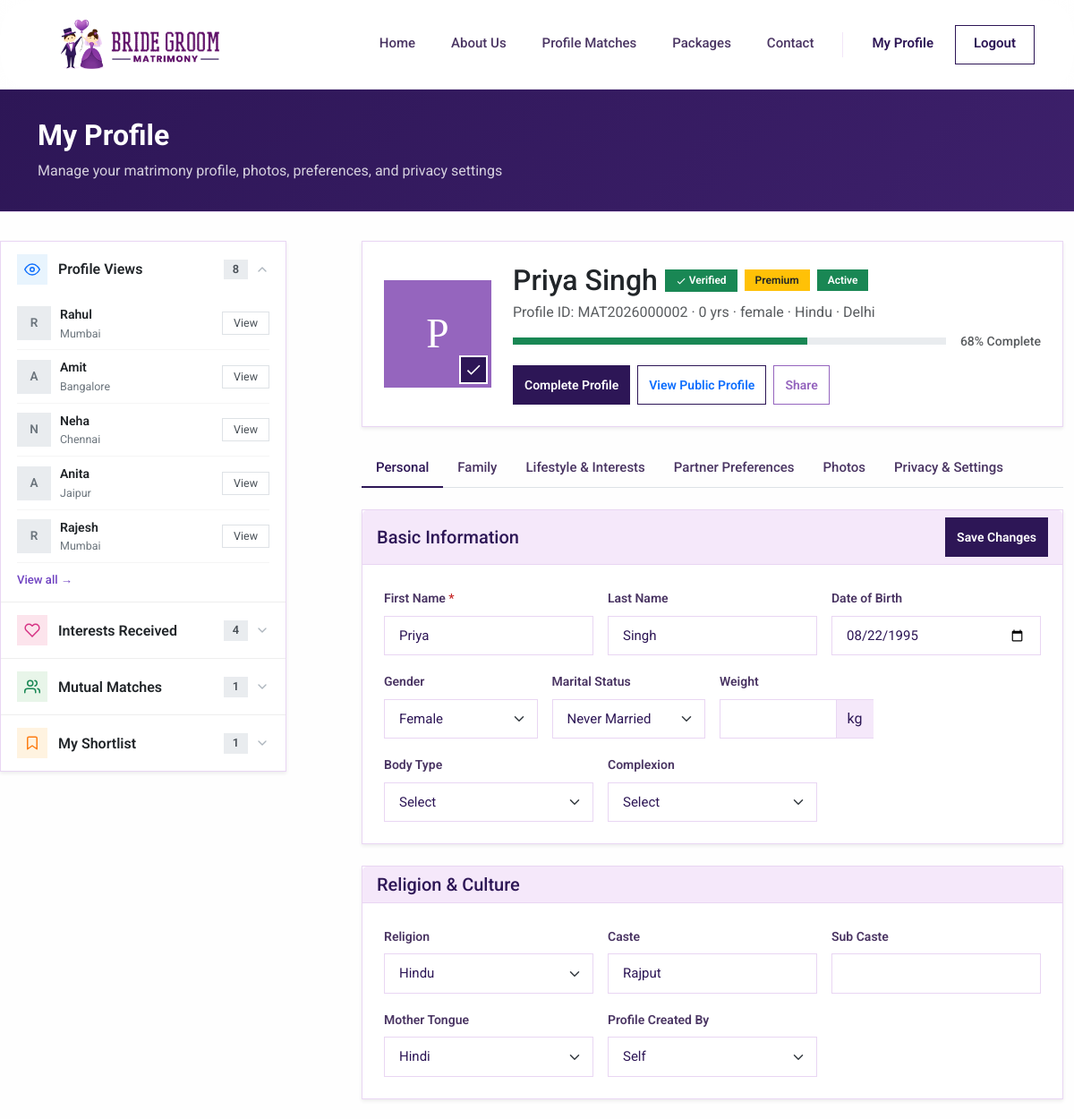
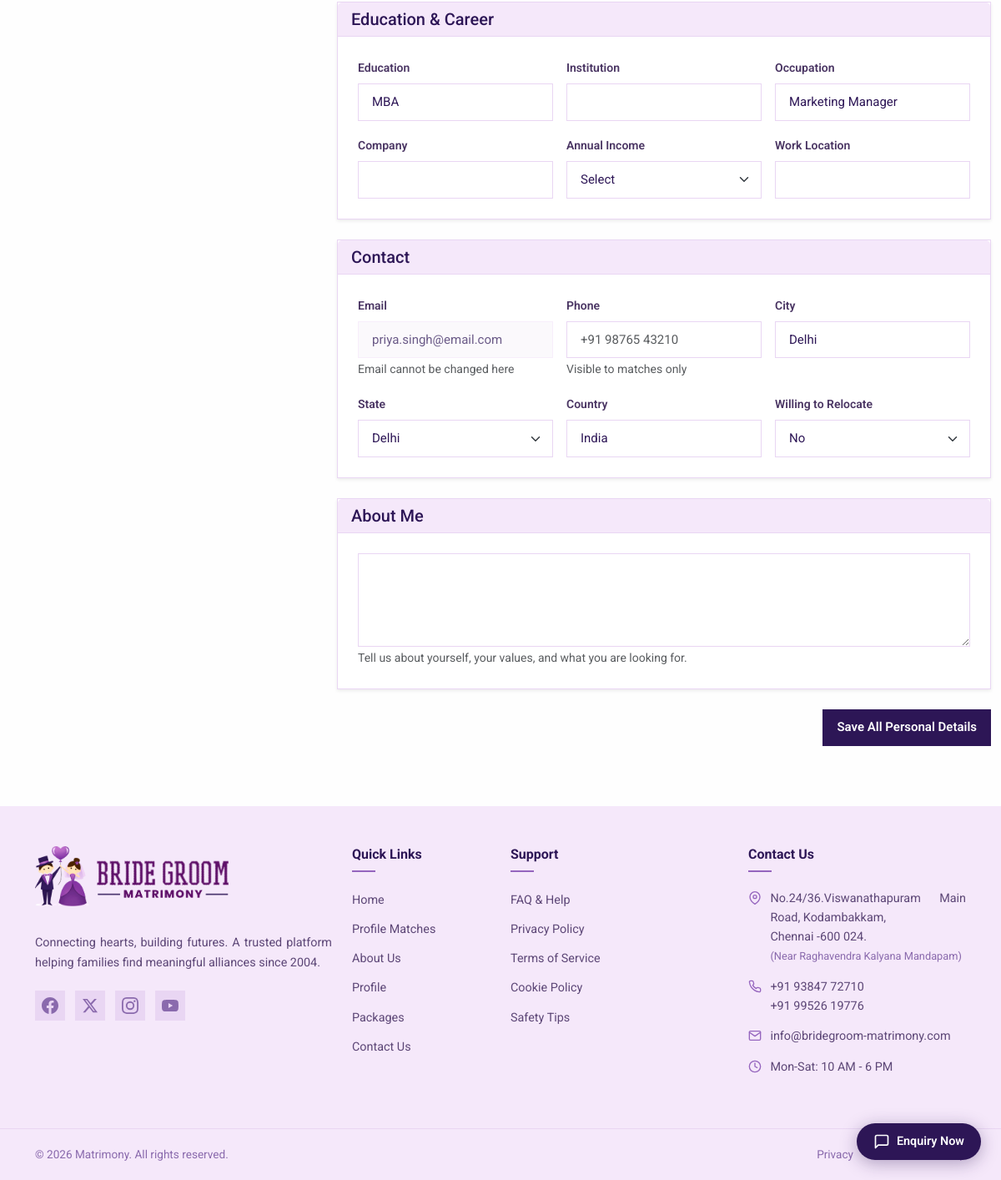
Screenshot of /profile (signed in) with the database file from the repository (2 pictures, top to bottom).
### tables this page shows
CREATE TABLE IF NOT EXISTS profile_views (
    id         BIGINT UNSIGNED NOT NULL AUTO_INCREMENT PRIMARY KEY,
    viewer_id  BIGINT UNSIGNED NOT NULL,
    profile_id BIGINT UNSIGNED NOT NULL,
    viewed_at  DATETIME NOT NULL DEFAULT CURRENT_TIMESTAMP,
    KEY idx_views_profile (profile_id, viewed_at),
    KEY idx_views_viewer (viewer_id, viewed_at),
    CONSTRAINT fk_views_viewer  FOREIGN KEY (viewer_id)  REFERENCES users(id) ON DELETE CASCADE,
    CONSTRAINT fk_views_profile FOREIGN KEY (profile_id) REFERENCES users(id) ON DELETE CASCADE
);

CREATE TABLE IF NOT EXISTS profiles (
    id              BIGINT UNSIGNED NOT NULL AUTO_INCREMENT PRIMARY KEY,
    user_id         BIGINT UNSIGNED NOT NULL,
    first_name      VARCHAR(80)  NOT NULL,
    last_name       VARCHAR(80)  NOT NULL,
    gender          ENUM('male','female','other') NOT NULL,
    date_of_birth   DATE         NOT NULL,
    marital_status  ENUM('never_married','divorced','widowed','awaiting_divorce') NOT NULL DEFAULT 'never_married',
    religion        VARCHAR(60)  NULL,
    caste           VARCHAR(80)  NULL,
    mother_tongue   VARCHAR(60)  NULL,
    has_children    ENUM('yes','no') NULL,
    height_cm       SMALLINT     NULL,
    weight_kg       SMALLINT     NULL,
    education       VARCHAR(120) NULL,
    institution     VARCHAR(120) NULL,
    occupation      VARCHAR(120) NULL,
    company         VARCHAR(120) NULL,
    annual_income   VARCHAR(60)  NULL,
    city            VARCHAR(80)  NULL,
    work_location   VARCHAR(120) NULL,
    state           VARCHAR(80)  NULL,
    country         VARCHAR(80)  NULL,
    created_by      ENUM('self','parent','guardian','sibling','friend') NOT NULL DEFAULT 'self',
    created_by_name VARCHAR(80)  NULL,
    sub_caste       VARCHAR(80)  NULL,
    about_me        TEXT         NULL,
    partner_prefs   TEXT         NULL,
    created_at      DATETIME     NOT NULL DEFAULT CURRENT_TIMESTAMP,
    updated_at      DATETIME     NOT NULL DEFAULT CURRENT_TIMESTAMP ON UPDATE CURRENT_TIMESTAMP,
    UNIQUE KEY uq_profiles_user (user_id),
    CONSTRAINT fk_profiles_user FOREIGN KEY (user_id) REFERENCES users(id) ON DELETE CASCADE
);

CREATE TABLE IF NOT EXISTS users (
    id            BIGINT UNSIGNED NOT NULL AUTO_INCREMENT PRIMARY KEY,
    email         VARCHAR(190) NOT NULL,
    password_hash VARCHAR(255) NOT NULL,
    is_active     TINYINT(1)   NOT NULL DEFAULT 1,
    is_verified   TINYINT(1)   NOT NULL DEFAULT 0,
    last_login_at DATETIME     NULL,
    created_at    DATETIME     NOT NULL DEFAULT CURRENT_TIMESTAMP,
    updated_at    DATETIME     NOT NULL DEFAULT CURRENT_TIMESTAMP ON UPDATE CURRENT_TIMESTAMP,
    UNIQUE KEY uq_users_email (email)
);

### app/modules/profile/views/index.php (the view, shortened to what the rows shown need)
<section class="page-header">
    <div class="container">
        <h1 class="page-title">My Profile</h1>
    </div>
</section>
<?php
$p = $profile;
$name = e($p['first_name'] ?? '') . ' ' . e($p['last_name'] ?? '');
$age = $p['age'] ?? 0;
$completion = $p['completion_percentage'] ?? 0;
$profileId = $p['profile_id'] ?? '';
$membership = $p['membership'] ?? null;
$isPremium = $membership && $membership['plan_code'] !== 'FREE';
$isVerified = !empty($p['is_verified']);
?>
<div class="profile-page pb-5" data-csrf="<?= e($csrfToken) ?>" data-user-id="<?= (int) ($p['user_id'] ?? 0) ?>">
    <div class="profile-layout">
    <aside class="profile-sidebar" data-testid="sidebar">
        <div class="sidebar-card card shadow-sm">
            <div>
                <div class="collapse show" id="sideViews">
                    <div class="side-body">
                        <?php if (empty($sidebarData['views'])): ?>
                            <p class="side-empty">No views yet</p>
                        <?php else: ?>
                            <?php foreach (array_slice($sidebarData['views'], 0, 5) as $v): ?>
                             <div class="side-person">
                                 <div class="side-avatar"><?= e(strtoupper(substr($v['first_name'] ?? '?', 0, 1))) ?></div>
                                 <div class="side-info">
                                     <div class="side-name"><?= e($v['first_name'] ?? '') ?></div>
                                     <div class="side-meta"><?php if (!empty($v['city'])): ?><?= e($v['city']) ?><?php endif; ?></div>
                                 </div>
                                 <a href="/profile/<?= (int) $v['viewer_id'] ?>" class="side-action">View</a>
                             </div>
                             <?php endforeach; ?>
                        <?php endif; ?>
                    </div>
                </div>
            </div>
        </div>
    </aside>
    <main class="profile-main">
        <div class="container">
    <div class="profile-header card shadow-sm mb-4" data-testid="profile-header">
        <div class="card-body p-4">
            <div class="row align-items-center">
                <div class="col-md">
                    <div class="d-flex align-items-center gap-2 flex-wrap mb-1">
                        <h2 class="mb-0" data-testid="profile-name"><?= $name ?></h2>
                        <?php if ($isVerified): ?><span class="badge bg-success" data-testid="badge" aria-label="Verified profile"><svg width="12" height="12" viewBox="0 0 24 24" fill="currentColor"><path d="M9 16.17L4.83 12l-1.42 1.41L9 19 21 7l-1.41-1.41z"/></svg> Verified</span><?php endif; ?>
                        <?php if ($isPremium): ?><span class="badge bg-warning text-dark" data-testid="badge" aria-label="Premium member">Premium</span><?php endif; ?>
                        <?php if (!empty($p['is_active'])): ?><span class="badge bg-success" data-testid="badge" aria-label="Active profile">Active</span><?php else: ?><span class="badge bg-secondary" data-testid="badge" aria-label="Deactivated profile">Deactivated</span><?php endif; ?>
                    </div>
                    <p class="text-muted mb-2">Profile ID: <?= e($profileId) ?> &middot; <span data-testid="profile-age"><?= $age ?> yrs</span> &middot; <?= e($p['gender'] ?? '') ?> &middot; <?= e($p['religion'] ?? '') ?> &middot; <span data-testid="profile-city"><?= e($p['city'] ?? '') ?></span></p>
                    <div class="d-flex align-items-center gap-3">
                        <div class="flex-grow-1">
                        </div>
                        <small class="text-muted fw-medium"><?= $completion ?>% Complete</small>
                    </div>
                    <div class="d-flex gap-2 mt-3">
                        <button class="btn btn-primary btn-sm" onclick="document.querySelector('[data-section=personal]').click()"><?= $completion < 100 ? 'Complete Profile' : 'Edit Profile' ?></button>
                        <button class="btn btn-outline-primary btn-sm" onclick="viewAsPublic()">View Public Profile</button>
                        <button class="btn btn-outline-secondary btn-sm" onclick="shareProfile()">Share</button>
                    </div>
                </div>
            </div>
        </div>
    </div>
    <div class="tab-content">
        <div class="tab-pane fade show active" id="tab-personal">
            <form class="profile-section-form" data-section="personal">
                <div class="card shadow-sm mb-4" data-testid="section-card">
                    <div class="card-body">
                        <div class="row g-3" data-testid="info-grid">
                            <div class="col-md-4">
                                <label class="form-label">First Name</label>
                                <input type="text" class="form-control" name="first_name" value="<?= e($p['first_name'] ?? '') ?>" required>
                            </div>
                            <div class="col-md-4">
                                <label class="form-label">Last Name</label>
                                <input type="text" class="form-control" name="last_name" value="<?= e($p['last_name'] ?? '') ?>">
                            </div>
                            <div class="col-md-4">
                                <label class="form-label">Date of Birth</label>
                                <input type="date" class="form-control" name="date_of_birth" value="<?= e($p['date_of_birth'] ?? '') ?>">
                            </div>
                            <div class="col-md-3">
                                <label class="form-label">Gender</label>
                                <select class="form-select" name="gender">
                                    <option value="female" <?= ($p['gender'] ?? '') === 'female' ? 'selected' : '' ?>>Female</option>
                                </select>
                            </div>
                            <div class="col-md-3">
                                <label class="form-label">Marital Status</label>
                                <select class="form-select" name="marital_status">
                                    <option value="never_married" <?= ($p['marital_status'] ?? '') === 'never_married' ? 'selected' : '' ?>>Never Married</option>
                                </select>
                            </div>
                        </div>
                    </div>
                </div>
                <div class="card shadow-sm mb-4" data-testid="section-card">
                    <div class="card-body">
                        <div class="row g-3">
                            <div class="col-md-4">
                                <label class="form-label">Religion</label>
                                <select class="form-select" name="religion">
                                    <option value="Hindu" <?= ($p['religion'] ?? '') === 'Hindu' ? 'selected' : '' ?>>Hindu</option>
                                </select>
                            </div>
                            <div class="col-md-4">
                                <label class="form-label">Caste</label>
                                <input type="text" class="form-control" name="caste" value="<?= e($p['caste'] ?? '') ?>">
                            </div>
                            <div class="col-md-4">
                                <label class="form-label">Mother Tongue</label>
                                <select class="form-select" name="mother_tongue">
                                    <option value="Hindi" <?= ($p['mother_tongue'] ?? '') === 'Hindi' ? 'selected' : '' ?>>Hindi</option>
                                </select>
                            </div>
                            <div class="col-md-4">
                                <label class="form-label">Profile Created By</label>
                                <select class="form-select" name="created_by">
                                    <option value="self" <?= ($p['created_by'] ?? '') === 'self' ? 'selected' : '' ?>>Self</option>
                                </select>
                            </div>
                        </div>
                    </div>
                </div>
                <div class="card shadow-sm mb-4" data-testid="section-card">
                    <div class="card-body">
                        <div class="row g-3">
                            <div class="col-md-4">
                                <label class="form-label">Education</label>
                                <input type="text" class="form-control" name="education" value="<?= e($p['education'] ?? '') ?>">
                            </div>
                            <div class="col-md-4">
                                <label class="form-label">Occupation</label>
                                <input type="text" class="form-control" name="occupation" value="<?= e($p['occupation'] ?? '') ?>">
                            </div>
                        </div>
                    </div>
                </div>
                <div class="card shadow-sm mb-4" data-testid="section-card">
                    <div class="card-body">
                        <div class="row g-3">
                            <div class="col-md-4">
                                <label class="form-label">Email</label>
                                <input type="email" class="form-control" value="<?= e($p['email'] ?? '') ?>" disabled>
                                <small class="text-muted">Email cannot be changed here</small>
                            </div>
                            <div class="col-md-4">
                                <label class="form-label">City</label>
                                <input type="text" class="form-control" name="city" value="<?= e($p['city'] ?? '') ?>">
                            </div>
                            <div class="col-md-4">
                                <label class="form-label">State</label>
                                <select class="form-select" name="state">
                                    <option value="Delhi" <?= ($p['state'] ?? '') === 'Delhi' ? 'selected' : '' ?>>Delhi</option>
                                </select>
                            </div>
                            <div class="col-md-4">
                                <label class="form-label">Country</label>
                                <input type="text" class="form-control" name="country" value="<?= e($p['country'] ?? 'India') ?>">
                            </div>
                        </div>
                    </div>
                </div>
            </form>
        </div>
    </div>
        </div>
    </main>
    </div>
</div>

### rows the page displays
profile_views: profiles.first_name "R", profiles.first_name "Rahul", profiles.city "Mumbai"
profile_views: profiles.first_name "A", profiles.first_name "Amit", profiles.city "Bangalore"
profile_views: profiles.first_name "N", profiles.first_name "Neha", profiles.city "Chennai"
profile_views: profiles.first_name "A", profiles.first_name "Anita", profiles.city "Jaipur"
profile_views: profiles.first_name "R", profiles.first_name "Rajesh", profiles.city "Mumbai"
profiles: name "Priya Singh", gender "female", religion "Hindu", city "Delhi", first_name "Priya", last_name "Singh", date_of_birth "08/22/1995", gender "Female", marital_status "Never Married", caste "Rajput", mother_tongue "Hindi", created_by "Self", education "MBA", occupation "Marketing Manager", user.email "priya.singh@email.com", state "Delhi", country "India"

### other values shown
count($sidebarData['views']) "8"
count($sidebarData['interests']) "4"
count($sidebarData['matches']) "1"
count($sidebarData['shortlists']) "1"
$profileId "MAT2026000002"
$age "0"
$completion "68"
